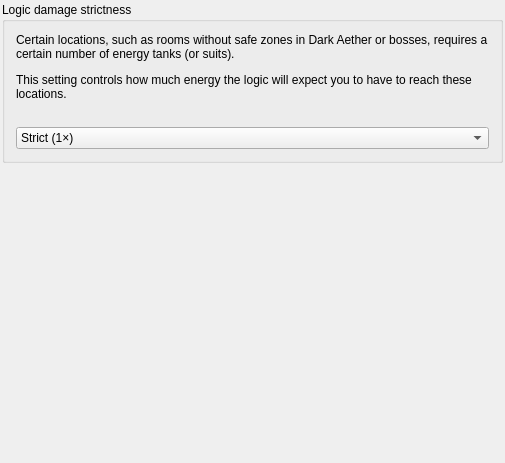
<?xml version="1.0" encoding="UTF-8"?>
<ui version="4.0">
 <class>PresetLogicDamage</class>
 <widget class="QMainWindow" name="PresetLogicDamage">
  <property name="geometry">
   <rect>
    <x>0</x>
    <y>0</y>
    <width>505</width>
    <height>463</height>
   </rect>
  </property>
  <property name="windowTitle">
   <string>Damage</string>
  </property>
  <widget class="QWidget" name="centralWidget">
   <property name="maximumSize">
    <size>
     <width>16777215</width>
     <height>16777215</height>
    </size>
   </property>
   <layout class="QVBoxLayout" name="verticalLayout">
    <property name="leftMargin">
     <number>2</number>
    </property>
    <property name="topMargin">
     <number>2</number>
    </property>
    <property name="rightMargin">
     <number>2</number>
    </property>
    <property name="bottomMargin">
     <number>2</number>
    </property>
    <item>
     <widget class="QGroupBox" name="damage_strictness_group">
      <property name="title">
       <string>Logic damage strictness</string>
      </property>
      <layout class="QVBoxLayout" name="damage_strictness_layout">
       <item>
        <widget class="QLabel" name="damage_strictness_label">
         <property name="sizePolicy">
          <sizepolicy hsizetype="Preferred" vsizetype="Minimum">
           <horstretch>0</horstretch>
           <verstretch>0</verstretch>
          </sizepolicy>
         </property>
         <property name="text">
          <string>&lt;html&gt;&lt;head/&gt;&lt;body&gt;&lt;p&gt;Certain locations, such as rooms without safe zones in Dark Aether or bosses, requires a certain number of energy tanks (or suits).&lt;/p&gt;&lt;p&gt;This setting controls how much energy the logic will expect you to have to reach these locations.&lt;/p&gt;&lt;/body&gt;&lt;/html&gt;</string>
         </property>
         <property name="wordWrap">
          <bool>true</bool>
         </property>
        </widget>
       </item>
       <item>
        <spacer name="damage_strictness_spacer">
         <property name="orientation">
          <enum>Qt::Vertical</enum>
         </property>
         <property name="sizeType">
          <enum>QSizePolicy::Fixed</enum>
         </property>
         <property name="sizeHint" stdset="0">
          <size>
           <width>20</width>
           <height>20</height>
          </size>
         </property>
        </spacer>
       </item>
       <item>
        <widget class="QComboBox" name="damage_strictness_combo">
         <property name="currentText">
          <string>Strict (1×)</string>
         </property>
         <item>
          <property name="text">
           <string>Strict (1×)</string>
          </property>
         </item>
         <item>
          <property name="text">
           <string>Medium (1.5×)</string>
          </property>
         </item>
         <item>
          <property name="text">
           <string>Lenient (2×)</string>
          </property>
         </item>
        </widget>
       </item>
      </layout>
     </widget>
    </item>
    <item>
     <spacer name="damage_strictness_spacer_2">
      <property name="orientation">
       <enum>Qt::Vertical</enum>
      </property>
      <property name="sizeHint" stdset="0">
       <size>
        <width>20</width>
        <height>302</height>
       </size>
      </property>
     </spacer>
    </item>
   </layout>
  </widget>
 </widget>
 <layoutdefault spacing="6" margin="11"/>
 <resources/>
 <connections/>
</ui>
